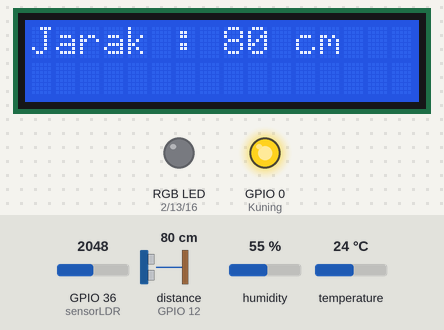
Recording of a sketch running on a simulated ESP32. Shown: 16×2 character LCD, an RGB LED mixed from three pins (HIGH = lit), output pins drawn as LEDs (lit = HIGH). Wiring (inferred from the names in the program): ultrasonic range finder: trigger GPIO 14; echo GPIO 12. The inputs (shaded band) are chosen by the test bench; at power-on: distance to the obstacle (sensor on GPIO 12) 80 cm, GPIO 36 (sensorLDR) = 2048, humidity 55 %, temperature 24 °C. The echo pulse lasts 58.3 µs per cm; pins used as bus, display or sensor lines are not drawn; what the sketch prints to the serial monitor is not drawn.

Above: at 2.7 s.
2.8 s: distance to the obstacle (sensor on GPIO 12) set to 53 cm
At 8.9 s:
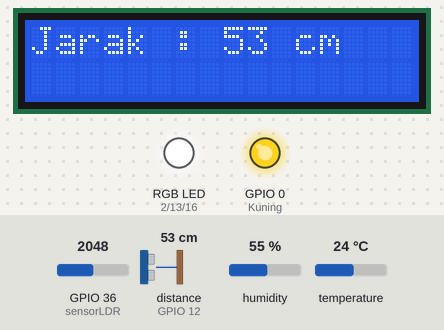
14.2 s: distance to the obstacle (sensor on GPIO 12) set to 46 cm
At 18.9 s:
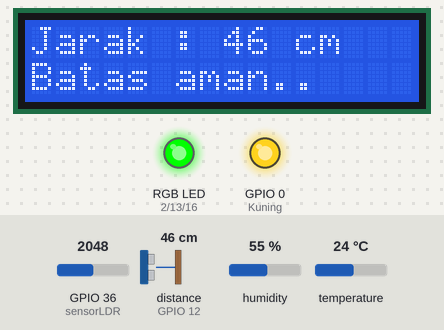
25.6 s: distance to the obstacle (sensor on GPIO 12) set to 18 cm
At 30.1 s:
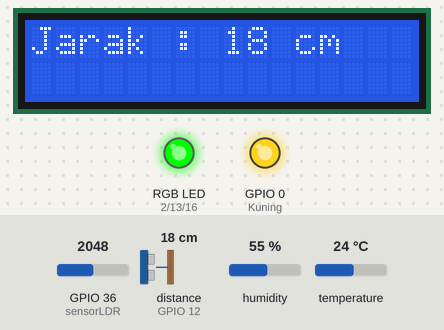
31.8 s: distance to the obstacle (sensor on GPIO 12) set to 14 cm
At 37.1 s:
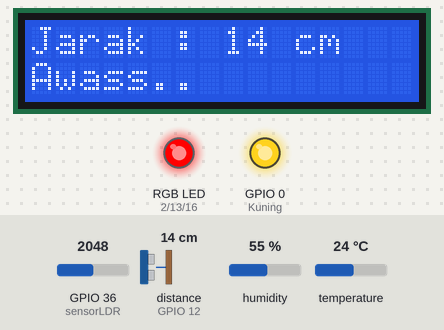
43.2 s: GPIO 36 (sensorLDR) set to 417
49.2 s: GPIO 36 (sensorLDR) set to 379
At 52.0 s:
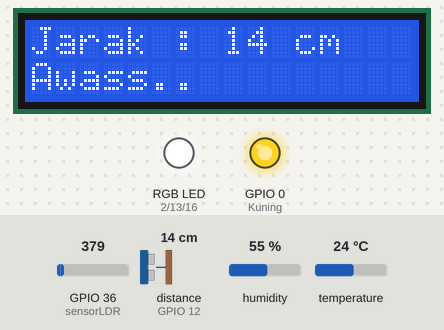
Timing chart, 0 to 61.6 s (numbered marks = the images above; inputs shaded):
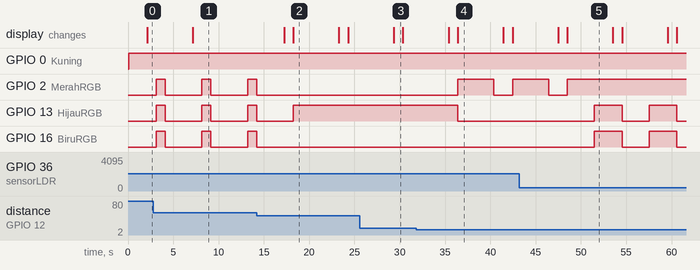

Measured:
- the behaviour switches between 51 and 50 cm on distance to the obstacle (sensor on GPIO 12) (found by bisection; images 1 and 2)
- the behaviour switches between 16 and 15 cm on distance to the obstacle (sensor on GPIO 12) (found by bisection; images 3 and 4)
- the behaviour switches between 401 and 400 on GPIO 36 (sensorLDR) (found by bisection; images 4 and 5)
- after the input at 2.8 s, the display: changes after 4.4 s (image 1)
- after the input at 14.2 s, GPIO 2 (MerahRGB), GPIO 16 (BiruRGB): stops changing and stays LOW; GPIO 13 (HijauRGB): goes on until 18.2 s, then stays HIGH; the display: first changes after 3.0 s (image 2 shows a later state)
- after the input at 25.6 s, the display: changes after 3.7 s (image 3)
- after the input at 31.8 s, GPIO 2 (MerahRGB): LOW → HIGH after 4.6 s, → LOW 4.0 s later, → HIGH 2.0 s later; GPIO 13 (HijauRGB): HIGH → LOW after 4.6 s; the display: first changes after 3.6 s (image 4 shows a later state)
- after the input at 49.2 s, GPIO 2 (MerahRGB): stops changing and stays HIGH; GPIO 13 (HijauRGB), GPIO 16 (BiruRGB): alternates HIGH for 3.0 s and LOW for 3.0 s, starting after 2.3 s

The sketch:

UTS.ino
```cpp
#include <Wire.h>
#include <LiquidCrystal_I2C.h>
LiquidCrystal_I2C lcd(0x27, 16, 2); //atau 0x3F
#include <dht.h>

#define triggerPin 14
#define echoPin 12
#define MerahRGB 2  // mendefinisikan LED Merah RGB
#define HijauRGB 13 // mendefinisikan LED Hijau RGB
#define BiruRGB 16 // mendefinisikan LED Biru RGB
#define Kuning 0 // mendefinisikan LED Kuning
#define sensorLDR A0

int sensorSuhu = 15;
int nilaiSensor;

dht DHT;


void setup() {
  Serial.begin(9600);
  Wire.begin(2,1);
  lcd.init();
  lcd.backlight();
  pinMode(triggerPin, OUTPUT);
  pinMode(echoPin, INPUT);
  pinMode(MerahRGB, OUTPUT);
  pinMode(HijauRGB, OUTPUT);
  pinMode(BiruRGB, OUTPUT);
  pinMode(Kuning, OUTPUT);
}

void loop() {
  cahaya();
  suhu();
  ultra();

}

void cahaya() {
  nilaiSensor = analogRead(sensorLDR);
  Serial.print("Nilai LDR: ");
  Serial.print(nilaiSensor);
  cahayaHasil();
}

void cahayaHasil(){
  if (nilaiSensor <= 400){
    digitalWrite(MerahRGB, HIGH);
    digitalWrite(HijauRGB, HIGH);
    digitalWrite(BiruRGB, HIGH);
    delay(1000);
    if (sensorSuhu > 25){
      digitalWrite(MerahRGB, HIGH);
    }
  }
  else if (nilaiSensor > 400) {
    digitalWrite(Kuning, HIGH);
    delay(1000);
    if (sensorSuhu < 23){
      digitalWrite(MerahRGB, LOW);
    }
  }
}

void suhu() {
  DHT.read11(sensorSuhu);
  Serial.print("Suhu:" + String(DHT.temperature, 0) + "\xDF");
  Serial.print(" | Humid:" + String(DHT.humidity, 0) + "%");
  delay(1000);
  suhuHasil();
}

void suhuHasil() {
  if (sensorSuhu > 25){
    digitalWrite(MerahRGB, HIGH);
    delay(1000);
  }
  else if (nilaiSensor < 23){
    digitalWrite(BiruRGB, HIGH);
    delay(1000);
  }
  else if (nilaiSensor >= 23 && nilaiSensor <= 25){
    digitalWrite(MerahRGB, HIGH);
    digitalWrite(BiruRGB, HIGH);
   delay(1000);
  }
}

void ultra() {
  lcd.clear();
     long duration, jarak;
     digitalWrite(triggerPin, LOW);
     delayMicroseconds(2);
     digitalWrite(triggerPin, HIGH);
     delayMicroseconds(10);
     digitalWrite(triggerPin, LOW);
     duration = pulseIn(echoPin, HIGH);
     jarak = (duration/2) / 29.1;
     lcd.setCursor(0,0);
     lcd.print("Jarak : ");
     lcd.print(jarak);
     lcd.print(" cm");
     delay(1000);

   if(jarak<=15){ // LED merah menyala
    lcd.setCursor(0,1);
    lcd.print("Awass..");
   digitalWrite(MerahRGB, HIGH);
   digitalWrite(HijauRGB, LOW);
   digitalWrite(BiruRGB, LOW);
   delay(2000); // waktu jeda 2 detik
   } else if(jarak>15 && jarak<=50){ // LED Hijau menyala
   lcd.setCursor(0,1);
   lcd.print("Batas aman..");
   digitalWrite(MerahRGB, LOW);
   digitalWrite(HijauRGB, HIGH);
   digitalWrite(BiruRGB, LOW);
   delay(2000); // waktu jeda 2 detik
   }else{ // LED RGB akan menyala semua berkedip – kedip
   digitalWrite(MerahRGB, HIGH);
   digitalWrite(HijauRGB, HIGH);
   digitalWrite(BiruRGB, HIGH);
   delay(1000); // waktu jeda 1 detik
   digitalWrite(MerahRGB, LOW);
   digitalWrite(HijauRGB, LOW);
   digitalWrite(BiruRGB, LOW);
   }
   delay(1000); // waktu jeda 1 detik
}
```
